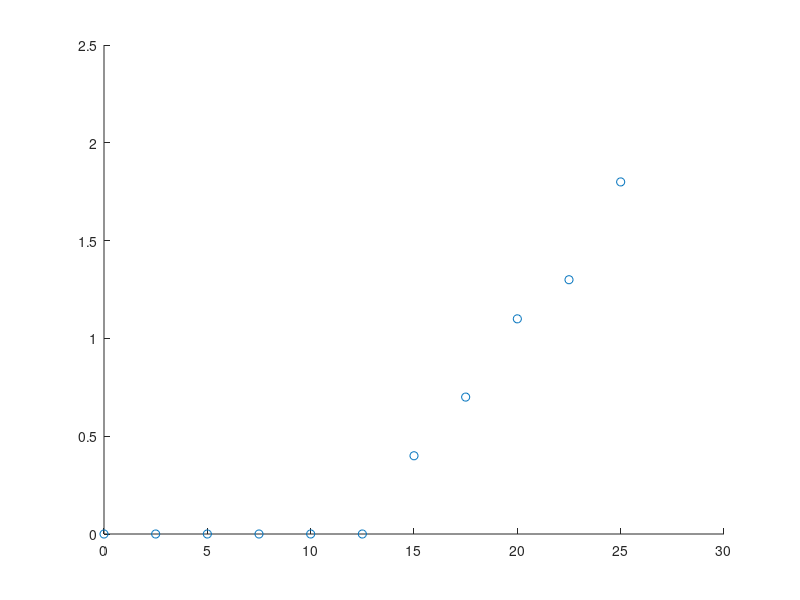
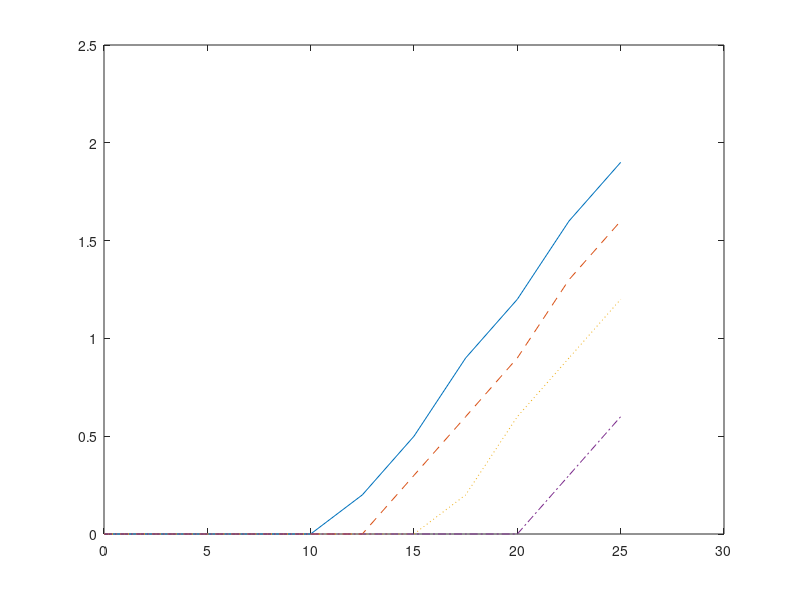

MATLAB code to generate these figures, in order:
clc;
clear all;
clear;

%A1
figure (1)

x = [0,2.5,5,7.5,10,12.5,15,17.5,20,22.5,25];
y = [0,0,0,0,0,0,0.4,0.7,1.1,1.3,1.8];

scatter (x,y)
xlim ([0,30])
ylim ([0,2.5])

%A2
p = polyfit (x,y,1);

p

%A3


%A4


%A5


%B1
figure (2)

x = [0,2.5,5,7.5,10,12.5,15,17.5,20,22.5,25];
y1 = [0,0,0,0,0,0.2,0.5,0.9,1.2,1.6,1.9];
y2 = [0,0,0,0,0,0,0.3,0.6,0.9,1.3,1.6];
y3 = [0,0,0,0,0,0,0,0.2,0.6,0.9,1.2];
y4 = [0,0,0,0,0,0,0,0,0,0.3,0.6];

plot (x,y1,'-',x,y2,'--',x,y3,':',x,y4,'-.')
xlim ([0,30])
ylim ([0,2.5])

